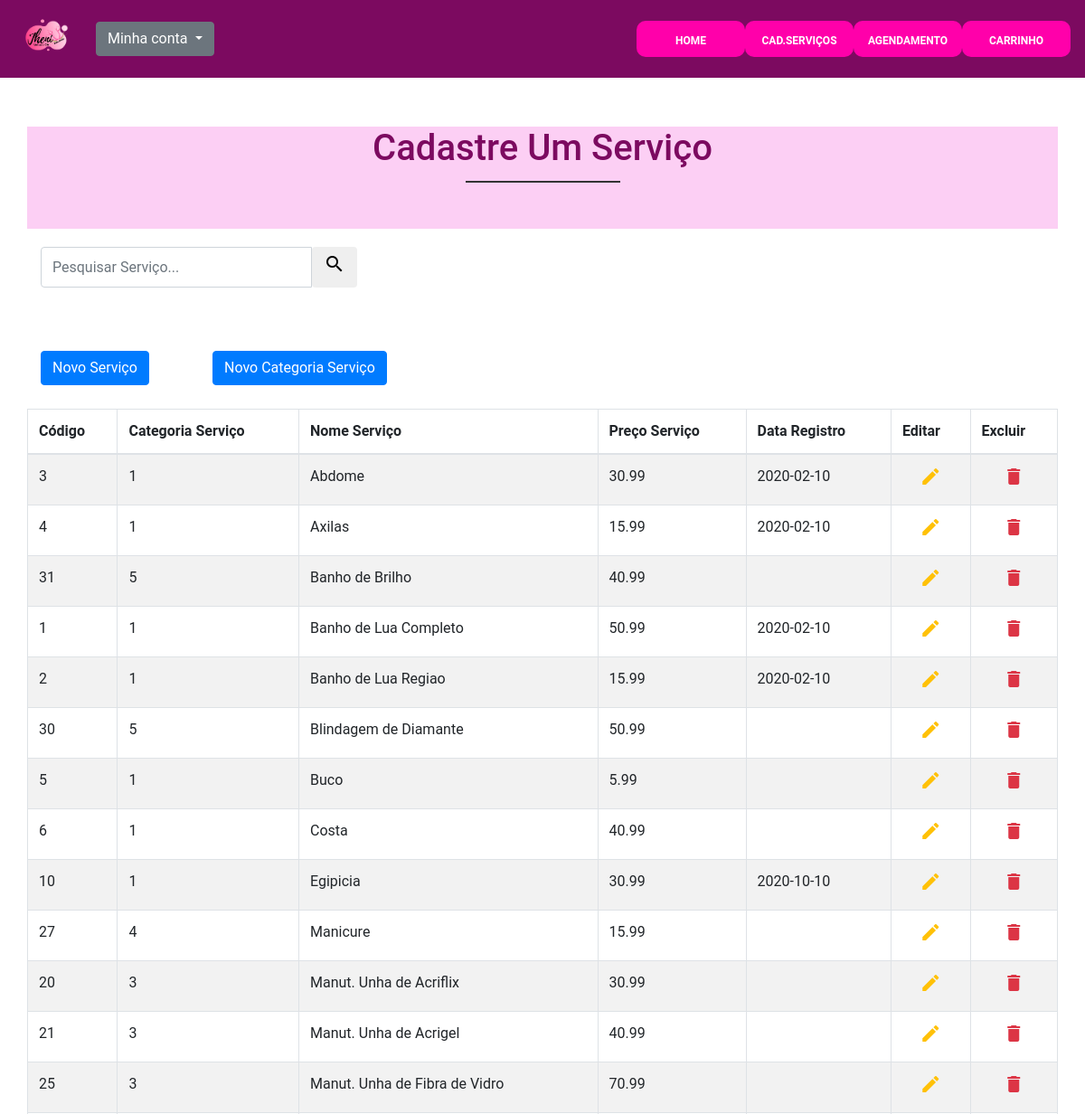
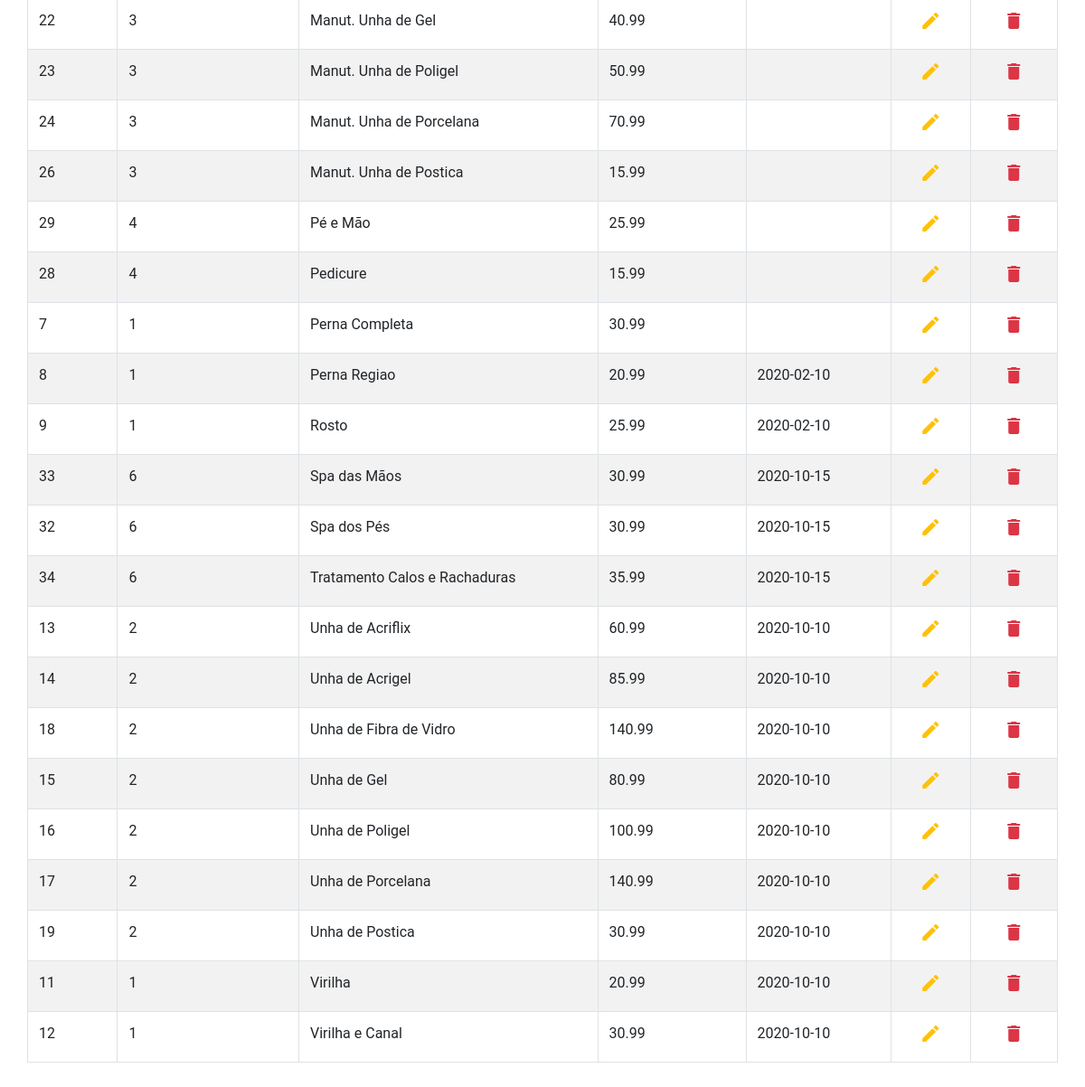
The page /servico_cadastrar.php (signed in) on the database its author committed (2 pictures, top to bottom).
### tables this page shows
CREATE TABLE servico (
	id_servico int auto_increment NOT NULL,
	id_categoria_servico int NOT NULL,
    nome_servico varchar(50) NOT NULL,
	preco_servico double NOT NULL,
    data_servico date,
		primary key (id_servico),
        foreign key (id_categoria_servico) references categoria_servico(id_categoria_servico) ON update cascade
);

### servico_cadastrar.php (the view, shortened to what this page needs)
<?php
	include "cabecalho_login.php";
	include "botao_login.php";
?>
	<div class="container">
		<div id="services-area">
			<div class="row">
				<div class="col-12">
					<h3 class="main-title">Cadastre Um Serviço</h3>
				</div>
			</div>
		</div>
		<div class="row cabecalho">
			<div class="col-xs-12 col-md-4 col-md-offset-2 busca">
				<div class="input-group">
					<input type="text" name="busca" id="busca" class="form-control typeahead"
							placeholder="Pesquisar Serviço...">
					<span class="input-group-btn">
						<button type="button" class="btn btn-default" id="btnBuscar">
							<i class="material-icons">search</i>
						</button>
					</span>
				</div>
			</div>
		</div>
	</div>
		<footer class="row">
			<div class="form-group col-sm-2 col-2">
				<button class="btn btn-primary" data-toggle="modal" data-target="#NovoServico">
					Novo Serviço</button>
			</div>
			<div class="form-group col-sm-2 col-2">
				<button class="btn btn-primary" data-toggle="modal" data-target="#NovoCategoriaServico">
					Novo Categoria Serviço</button>
			</div>
		</footer>
		<div class="table-responsive">
			<table class="table dados-list table-striped table-bordered table-hover" id="servicos">
				<thead>
					<tr>
						<th>Código</th>
						<th>Categoria Serviço</th>
						<th>Nome Serviço</th>
						<th>Preço Serviço</th>
						<th>Data Registro</th>
						<th>Editar</th>
						<th>Excluir</th>
					</tr>
				</thead>
				<?php
					include "conexao.php";
					$sql = "SELECT * FROM servico ORDER BY nome_servico";
					$result = $conn->query($sql);
					while($linha = $result->fetch_assoc() ){
						echo '
						<tr class="servico-item">
							<td class="servico-id_servico">' .$linha['id_servico']. '</td>
							<td class="servico-id_categoria_servico">' .$linha['id_categoria_servico']. '</td>
							<td class="servico-nome_servico">' .$linha['nome_servico']. '</td>
							<td class="servico-preco_servico">' .$linha['preco_servico']. '</td>
							<td class="servico-data_servico">' .$linha['data_servico']. '</td>
							<td class="text-center">
								<div class="servico-edit">
									<i class="material-icons text-warning" data-toggle="tooltip"
										title="" data-original-title="Editar">create
									</i>
								</div>
							</td>
							<td class="text-center">
								<div class="servico-delete">
									<i class="material-icons text-danger" data-toggle="tooltip"
										title="" data-original-title="Excluir">delete
									</i>
								</div>
							</td>
						</tr>
						';
					}
				?>
			</table>
		</div>
<?php
	include "rodape_diverso.php";
?>

### css/style.css (style rules this page uses)
.busca { margin-top: 12px; }
.dados-list { margin-top: 10px; }

### css/index.css (style rules this page uses)
body { font-family: 'Roboto', sans-serif; }
.row { margin: 0; }
.container { padding: 70px 0; }
.main-title { color: #7c0a60; margin: 0 0 65px 0; font-size: 40px; text-align: center; }
.main-title::after { content: ""; border-top: 2px solid #333; width: 15%; position: absolute; top: 60px; left: 42.5%; }
#services-area { background-color: #fccff4; }
.busca { margin-top: 20px; }

### rows shown on the page
servico: id_servico "3", id_categoria_servico "1", nome_servico "Abdome", preco_servico "30.99", data_servico "2020-02-10"
servico: id_servico "4", id_categoria_servico "1", nome_servico "Axilas", preco_servico "15.99", data_servico "2020-02-10"
servico: id_servico "31", id_categoria_servico "5", nome_servico "Banho de Brilho", preco_servico "40.99"
servico: id_servico "1", id_categoria_servico "1", nome_servico "Banho de Lua Completo", preco_servico "50.99", data_servico "2020-02-10"
servico: id_servico "2", id_categoria_servico "1", nome_servico "Banho de Lua Regiao", preco_servico "15.99", data_servico "2020-02-10"
servico: id_servico "30", id_categoria_servico "5", nome_servico "Blindagem de Diamante", preco_servico "50.99"
servico: id_servico "5", id_categoria_servico "1", nome_servico "Buco", preco_servico "5.99"
servico: id_servico "6", id_categoria_servico "1", nome_servico "Costa", preco_servico "40.99"
servico: id_servico "10", id_categoria_servico "1", nome_servico "Egipicia", preco_servico "30.99", data_servico "2020-10-10"
servico: id_servico "27", id_categoria_servico "4", nome_servico "Manicure", preco_servico "15.99"
servico: id_servico "20", id_categoria_servico "3", nome_servico "Manut. Unha de Acriflix", preco_servico "30.99"
servico: id_servico "21", id_categoria_servico "3", nome_servico "Manut. Unha de Acrigel", preco_servico "40.99"
servico: id_servico "25", id_categoria_servico "3", nome_servico "Manut. Unha de Fibra de Vidro", preco_servico "70.99"
servico: id_servico "22", id_categoria_servico "3", nome_servico "Manut. Unha de Gel", preco_servico "40.99"
servico: id_servico "23", id_categoria_servico "3", nome_servico "Manut. Unha de Poligel", preco_servico "50.99"
servico: id_servico "24", id_categoria_servico "3", nome_servico "Manut. Unha de Porcelana", preco_servico "70.99"
servico: id_servico "26", id_categoria_servico "3", nome_servico "Manut. Unha de Postica", preco_servico "15.99"
servico: id_servico "29", id_categoria_servico "4", nome_servico "Pé e Mão", preco_servico "25.99"
servico: id_servico "28", id_categoria_servico "4", nome_servico "Pedicure", preco_servico "15.99"
servico: id_servico "7", id_categoria_servico "1", nome_servico "Perna Completa", preco_servico "30.99"
servico: id_servico "8", id_categoria_servico "1", nome_servico "Perna Regiao", preco_servico "20.99", data_servico "2020-02-10"
servico: id_servico "9", id_categoria_servico "1", nome_servico "Rosto", preco_servico "25.99", data_servico "2020-02-10"
servico: id_servico "33", id_categoria_servico "6", nome_servico "Spa das Mãos", preco_servico "30.99", data_servico "2020-10-15"
servico: id_servico "32", id_categoria_servico "6", nome_servico "Spa dos Pés", preco_servico "30.99", data_servico "2020-10-15"
servico: id_servico "34", id_categoria_servico "6", nome_servico "Tratamento Calos e Rachaduras", preco_servico "35.99", data_servico "2020-10-15"
servico: id_servico "13", id_categoria_servico "2", nome_servico "Unha de Acriflix", preco_servico "60.99", data_servico "2020-10-10"
servico: id_servico "14", id_categoria_servico "2", nome_servico "Unha de Acrigel", preco_servico "85.99", data_servico "2020-10-10"
servico: id_servico "18", id_categoria_servico "2", nome_servico "Unha de Fibra de Vidro", preco_servico "140.99", data_servico "2020-10-10"
servico: id_servico "15", id_categoria_servico "2", nome_servico "Unha de Gel", preco_servico "80.99", data_servico "2020-10-10"
servico: id_servico "16", id_categoria_servico "2", nome_servico "Unha de Poligel", preco_servico "100.99", data_servico "2020-10-10"
servico: id_servico "17", id_categoria_servico "2", nome_servico "Unha de Porcelana", preco_servico "140.99", data_servico "2020-10-10"
servico: id_servico "19", id_categoria_servico "2", nome_servico "Unha de Postica", preco_servico "30.99", data_servico "2020-10-10"
servico: id_servico "11", id_categoria_servico "1", nome_servico "Virilha", preco_servico "20.99", data_servico "2020-10-10"
servico: id_servico "12", id_categoria_servico "1", nome_servico "Virilha e Canal", preco_servico "30.99", data_servico "2020-10-10"
